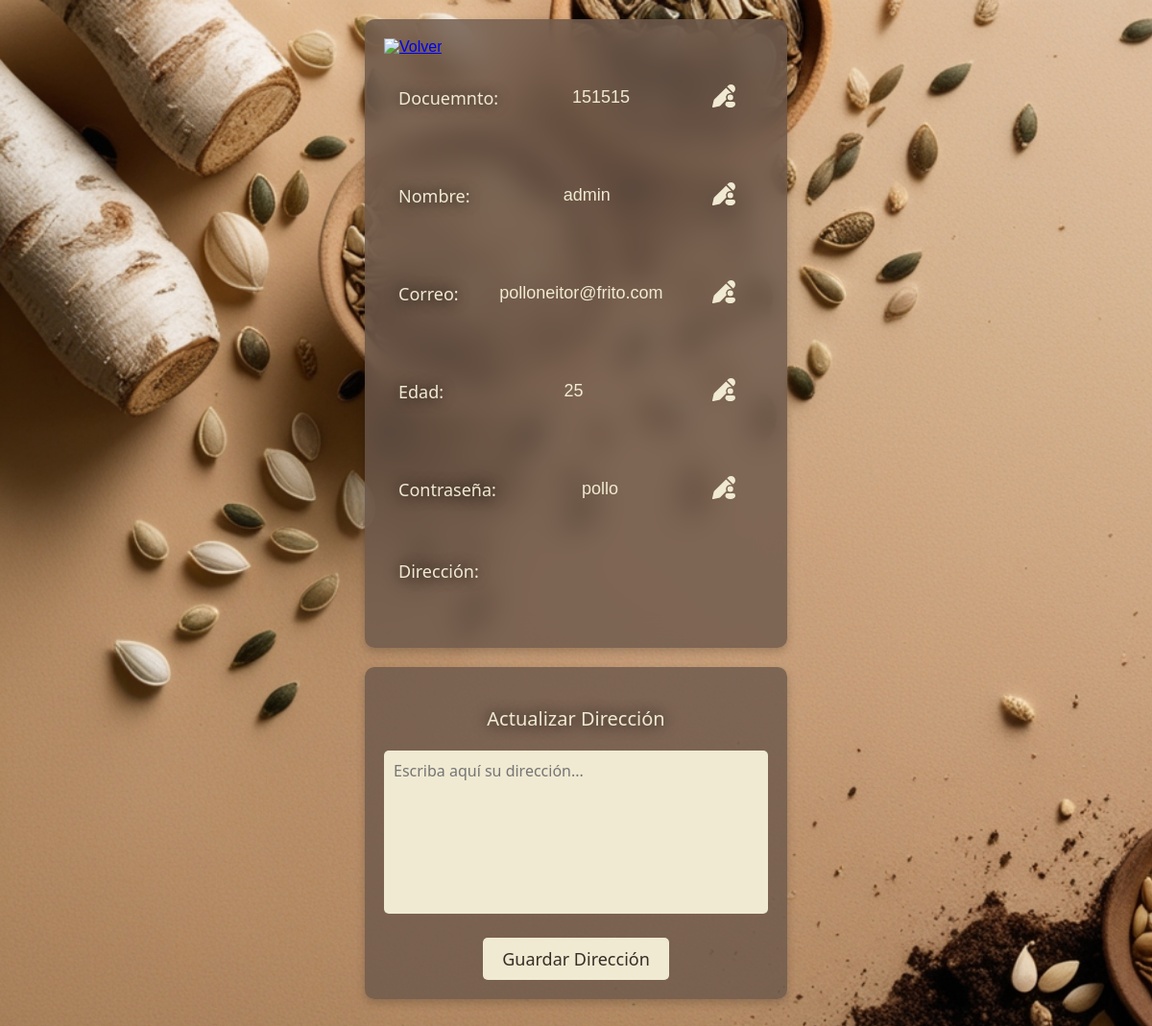
The page /admin/editarU.php (signed in) on the database its author committed.
### tables this page shows
CREATE TABLE `usuarios` (
  `usuario` varchar(30) NOT NULL,
  `id` int(30) NOT NULL,
  `correo` varchar(30) NOT NULL,
  `sexo` varchar(30) NOT NULL,
  `edad` int(11) NOT NULL,
  `contrasena` varchar(30) NOT NULL,
  `rol` enum('admin','usuario','invita') NOT NULL,
  `documento` int(30) NOT NULL,
  `direccion` varchar(100) NOT NULL
);

### admin/funciones.php (called while the page is built, shortened)
<?php
    function conectar(){
    $host= "localhost";
    $usuario="root";
    $clave="";
    $bd="agroshop";
    $conectar=mysqli_connect($host, $usuario, $clave,$bd);
    return $conectar;
    }
function consultar($id, $tabla, $columna) {
    $conexion = conectar();
    $sql = "SELECT $columna FROM $tabla WHERE id = $id";
    $resultado = mysqli_query($conexion, $sql);
    if ($resultado && mysqli_num_rows($resultado) > 0) {
        $fila = mysqli_fetch_assoc($resultado);
        $valor = $fila[$columna];
    } else {
        $valor = null;
    }
    return $valor;
}
?>

### admin/editarU.php (the view, shortened to what this page needs)
<?php
require 'funciones.php';
$id = $_SESSION['id_usuario'];
?>
<!DOCTYPE html>
<html lang="en">
<head>
</head>
<div class="container">
<div class="top-right">
    <a href="javascript:window.history.back();">
        <img class="iconos" src="../icons/volverclaro.png" alt="Volver">
    </a>
</div>
<div class="info-item">
    <h3>Docuemnto:</h3>
    <p><?php echo consultar($id, 'usuarios', 'documento'); ?></p>
    <button onclick="editarDato(<?php echo $id; ?>, 'documento')">
        <img class="iconos" src="../icons/Formulario.svg"" alt="Editar">
    </button>
</div>
<div class="info-item">
    <h3>Nombre:</h3>
    <p><?php echo consultar($id, 'usuarios', 'usuario'); ?></p>
    <button onclick="editarDato(<?php echo $id; ?>, 'usuario')">
        <img class="iconos" src="../icons/Formulario.svg" alt="Editar">
    </button>
</div>
<div class="info-item">
    <h3>Correo:</h3>
    <p><?php echo consultar($id, 'usuarios', 'correo'); ?></p>
    <button onclick="editarDato(<?php echo $id; ?>, 'correo')">
        <img class="iconos" src="../icons/Formulario.svg" alt="Editar">
    </button>
</div>
<div class="info-item">
    <h3>Edad:</h3>
    <p><?php echo consultar($id, 'usuarios', 'edad'); ?></p>
    <button onclick="editarDato(<?php echo $id; ?>)">
        <img class="iconos" src="../icons/Formulario.svg" alt="Editar">
    </button>
</div>
<div class="info-item">
    <h3>Contraseña:</h3>
    <p>
        <?php echo consultar($id, 'usuarios', 'contrasena'); ?>
    </p>
    <button onclick="cambiarContrasena(<?php echo $id; ?>, 'contrasena')">
        <img class="iconos" src="../icons//Formulario.svg" alt="Editar">
    </button>
</div>
<div class="info-item">
    <h3>Dirección:</h3><br>
</div>
<center>
 </center>
</div>
<div id="contenedor_direccion">
<h3>Actualizar Dirección</h3>
<form id="direccionForm" method="POST" action="actualizar_direccion.php">
    <textarea id="direccion" name="direccion" placeholder="Escriba aquí su dirección..." required></textarea>
    <button type="submit" id="btn_guardar" class="promotion-btn">Guardar Dirección</button>
</form>
</div>
</body>
</html>

### admin/editarU.php (style rules this page uses)
.container { max-width: 400px; margin: auto; padding: 20px; border-radius: 10px; backdrop-filter: blur(15px); display: flex; flex-direction: column; background-color: rgba(108, 88, 76, 0.8); border-radius: 10px; box-shadow: 0 4px 10px rgba(0, 0, 0, 0.2); color: rgb(55, 45, 39); width:400px; }
h2, h3 { font-family: 'Segoe UI', sans-serif; font-size: 20px; font-weight: normal; color: rgb(240, 234, 210); text-shadow: 0px 0px 15px rgba(0, 0, 0); }
.info-item { display: flex; flex-direction: row; justify-content: space-between; align-items: center; margin-bottom: 15px; padding: 15px; }
.info-item h3 { font-size: 18px; margin: 0; color: rgb(240, 234, 210); }
.info-item p, #descrip { font-size: 18px; color: rgb(240, 234, 210); }
.btn, .promotion-btn { text-shadow: 0px 0px 15px rgba(255, 255, 255, 0.2); border-radius: 5px; border: none; font-family: 'Segoe UI', sans-serif; font-size: 18px; padding: 10px 20px; backdrop-filter: blur(12px); background-color: rgb(240, 234, 210); color: rgb(55, 45, 39); cursor: pointer; white-space: nowrap; }
button { background-color: rgba(0, 0, 0, 0); border: none; }
.iconos { width: 30px; margin-right: 10px; }
#contenedor_direccion { font-family: 'Segoe UI', sans-serif; padding: 20px; background-color: rgba(108, 88, 76, 0.8); color: rgb(55, 45, 39); border-radius: 10px; box-shadow: 0 4px 10px rgba(0, 0, 0, 0.2); max-width: 400px; margin: 20px auto; text-align: center; }
#direccion { width: 95%; height: 150px; padding: 10px; font-size: 16px; border-radius: 5px; border: none; background-color: rgb(240, 234, 210); color: rgb(55, 45, 39); font-family: 'Segoe UI', sans-serif; margin-bottom: 20px; resize: none; }
#btn_guardar { text-shadow: 0px 0px 15px rgba(255, 255, 255, 0.2); border-radius: 5px; border: none; font-family: 'Segoe UI', sans-serif; font-size: 18px; padding: 10px 20px; backdrop-filter: blur(12px); background-color: rgb(240, 234, 210); color: rgb(55, 45, 39); cursor: pointer; white-space: nowrap; transition: background-color 0.3s; }

### rows shown on the page
usuarios: documento "151515", usuario "admin", correo "polloneitor@frito.com", edad "25", contrasena "pollo"
